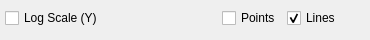
    <widget class="QWidget" name="page_2">
     <widget class="QWidget" name="gridLayoutWidget_8">
      <property name="geometry">
       <rect>
        <x>5</x>
        <y>5</y>
        <width>336</width>
        <height>26</height>
       </rect>
      </property>
      <layout class="QGridLayout" name="gridLayout_10">
       <item row="0" column="0">
        <widget class="QCheckBox" name="chk1DLog">
         <property name="sizePolicy">
          <sizepolicy hsizetype="Fixed" vsizetype="Fixed">
           <horstretch>0</horstretch>
           <verstretch>0</verstretch>
          </sizepolicy>
         </property>
         <property name="text">
          <string>Log Scale (Y)</string>
         </property>
        </widget>
       </item>
       <item row="0" column="1">
        <spacer name="horizontalSpacer_20">
         <property name="orientation">
          <enum>Qt::Horizontal</enum>
         </property>
         <property name="sizeType">
          <enum>QSizePolicy::Expanding</enum>
         </property>
         <property name="sizeHint" stdset="0">
          <size>
           <width>95</width>
           <height>20</height>
          </size>
         </property>
        </spacer>
       </item>
       <item row="0" column="2">
        <widget class="QCheckBox" name="chkPoints">
         <property name="enabled">
          <bool>true</bool>
         </property>
         <property name="sizePolicy">
          <sizepolicy hsizetype="Fixed" vsizetype="Fixed">
           <horstretch>0</horstretch>
           <verstretch>0</verstretch>
          </sizepolicy>
         </property>
         <property name="text">
          <string>Points</string>
         </property>
        </widget>
       </item>
       <item row="0" column="3">
        <widget class="QCheckBox" name="chkLines">
         <property name="enabled">
          <bool>true</bool>
         </property>
         <property name="sizePolicy">
          <sizepolicy hsizetype="Fixed" vsizetype="Fixed">
           <horstretch>0</horstretch>
           <verstretch>0</verstretch>
          </sizepolicy>
         </property>
         <property name="text">
          <string>Lines</string>
         </property>
         <property name="checked">
          <bool>true</bool>
         </property>
        </widget>
       </item>
      </layout>
     </widget>
     <widget class="QPushButton" name="btnRight2">
      <property name="geometry">
       <rect>
        <x>345</x>
        <y>0</y>
        <width>16</width>
        <height>16</height>
       </rect>
      </property>
      <property name="sizePolicy">
       <sizepolicy hsizetype="Fixed" vsizetype="Fixed">
        <horstretch>0</horstretch>
        <verstretch>0</verstretch>
       </sizepolicy>
      </property>
      <property name="focusPolicy">
       <enum>Qt::NoFocus</enum>
      </property>
      <property name="text">
       <string/>
      </property>
      <property name="icon">
       <iconset resource="../include/icons.qrc">
        <normaloff>:/icons/images/rightArrow.png</normaloff>:/icons/images/rightArrow.png</iconset>
      </property>
      <property name="iconSize">
       <size>
        <width>16</width>
        <height>16</height>
       </size>
      </property>
      <property name="flat">
       <bool>true</bool>
      </property>
     </widget>
    </widget>
